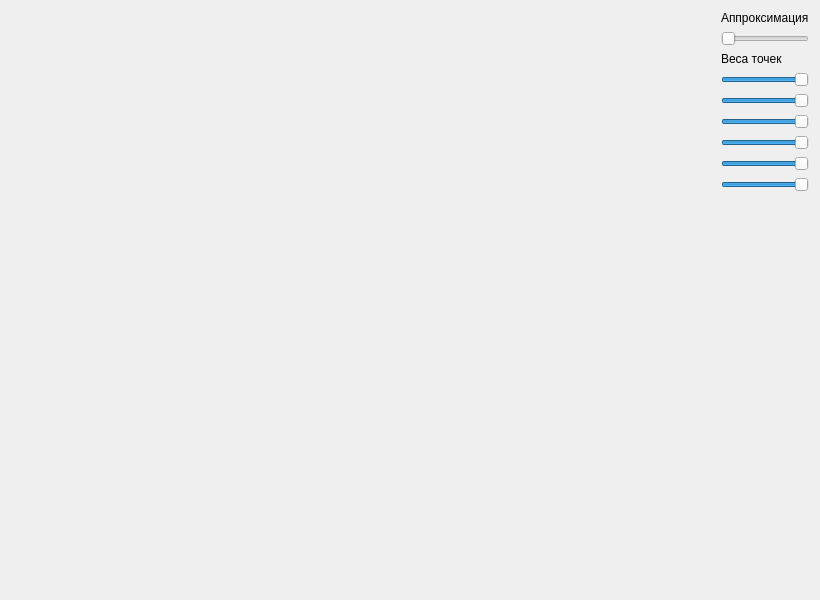
<?xml version="1.0" encoding="UTF-8"?>
<ui version="4.0">
 <class>MainWindow</class>
 <widget class="QMainWindow" name="MainWindow">
  <property name="windowModality">
   <enum>Qt::ApplicationModal</enum>
  </property>
  <property name="geometry">
   <rect>
    <x>0</x>
    <y>0</y>
    <width>820</width>
    <height>600</height>
   </rect>
  </property>
  <property name="windowTitle">
   <string>MainWindow</string>
  </property>
  <property name="styleSheet">
   <string notr="true"/>
  </property>
  <widget class="QWidget" name="centralWidget">
   <property name="mouseTracking">
    <bool>false</bool>
   </property>
   <layout class="QHBoxLayout" name="horizontalLayout">
    <item>
     <layout class="QGridLayout" name="gridLayout">
      <item row="0" column="1">
       <widget class="QLabel" name="label">
        <property name="text">
         <string>Аппроксимация</string>
        </property>
       </widget>
      </item>
      <item row="1" column="1">
       <widget class="QSlider" name="horizontalSlider">
        <property name="enabled">
         <bool>true</bool>
        </property>
        <property name="sizePolicy">
         <sizepolicy hsizetype="Minimum" vsizetype="Fixed">
          <horstretch>0</horstretch>
          <verstretch>0</verstretch>
         </sizepolicy>
        </property>
        <property name="minimum">
         <number>1</number>
        </property>
        <property name="maximum">
         <number>30</number>
        </property>
        <property name="orientation">
         <enum>Qt::Horizontal</enum>
        </property>
       </widget>
      </item>
      <item row="3" column="1">
       <widget class="QSlider" name="point1">
        <property name="sizePolicy">
         <sizepolicy hsizetype="Minimum" vsizetype="Fixed">
          <horstretch>0</horstretch>
          <verstretch>0</verstretch>
         </sizepolicy>
        </property>
        <property name="minimum">
         <number>1</number>
        </property>
        <property name="maximum">
         <number>1000</number>
        </property>
        <property name="sliderPosition">
         <number>1000</number>
        </property>
        <property name="orientation">
         <enum>Qt::Horizontal</enum>
        </property>
       </widget>
      </item>
      <item row="4" column="1">
       <widget class="QSlider" name="point2">
        <property name="sizePolicy">
         <sizepolicy hsizetype="Minimum" vsizetype="Fixed">
          <horstretch>0</horstretch>
          <verstretch>0</verstretch>
         </sizepolicy>
        </property>
        <property name="minimum">
         <number>1</number>
        </property>
        <property name="maximum">
         <number>1000</number>
        </property>
        <property name="sliderPosition">
         <number>1000</number>
        </property>
        <property name="orientation">
         <enum>Qt::Horizontal</enum>
        </property>
       </widget>
      </item>
      <item row="2" column="1">
       <widget class="QLabel" name="label_2">
        <property name="text">
         <string>Веса точек</string>
        </property>
       </widget>
      </item>
      <item row="9" column="1">
       <spacer name="verticalSpacer">
        <property name="orientation">
         <enum>Qt::Vertical</enum>
        </property>
        <property name="sizeHint" stdset="0">
         <size>
          <width>20</width>
          <height>40</height>
         </size>
        </property>
       </spacer>
      </item>
      <item row="0" column="0" rowspan="10">
       <widget class="GLWidget" name="widget" native="true">
        <property name="sizePolicy">
         <sizepolicy hsizetype="Expanding" vsizetype="Expanding">
          <horstretch>0</horstretch>
          <verstretch>0</verstretch>
         </sizepolicy>
        </property>
        <property name="mouseTracking">
         <bool>false</bool>
        </property>
       </widget>
      </item>
      <item row="5" column="1">
       <widget class="QSlider" name="point3">
        <property name="sizePolicy">
         <sizepolicy hsizetype="Minimum" vsizetype="Fixed">
          <horstretch>0</horstretch>
          <verstretch>0</verstretch>
         </sizepolicy>
        </property>
        <property name="minimum">
         <number>1</number>
        </property>
        <property name="maximum">
         <number>1000</number>
        </property>
        <property name="sliderPosition">
         <number>1000</number>
        </property>
        <property name="orientation">
         <enum>Qt::Horizontal</enum>
        </property>
       </widget>
      </item>
      <item row="6" column="1">
       <widget class="QSlider" name="point4">
        <property name="sizePolicy">
         <sizepolicy hsizetype="Minimum" vsizetype="Fixed">
          <horstretch>0</horstretch>
          <verstretch>0</verstretch>
         </sizepolicy>
        </property>
        <property name="minimum">
         <number>1</number>
        </property>
        <property name="maximum">
         <number>1000</number>
        </property>
        <property name="sliderPosition">
         <number>1000</number>
        </property>
        <property name="orientation">
         <enum>Qt::Horizontal</enum>
        </property>
       </widget>
      </item>
      <item row="7" column="1">
       <widget class="QSlider" name="point5">
        <property name="sizePolicy">
         <sizepolicy hsizetype="Minimum" vsizetype="Fixed">
          <horstretch>0</horstretch>
          <verstretch>0</verstretch>
         </sizepolicy>
        </property>
        <property name="minimum">
         <number>1</number>
        </property>
        <property name="maximum">
         <number>1000</number>
        </property>
        <property name="sliderPosition">
         <number>1000</number>
        </property>
        <property name="orientation">
         <enum>Qt::Horizontal</enum>
        </property>
       </widget>
      </item>
      <item row="8" column="1">
       <widget class="QSlider" name="point6">
        <property name="sizePolicy">
         <sizepolicy hsizetype="Minimum" vsizetype="Fixed">
          <horstretch>0</horstretch>
          <verstretch>0</verstretch>
         </sizepolicy>
        </property>
        <property name="minimum">
         <number>1</number>
        </property>
        <property name="maximum">
         <number>1000</number>
        </property>
        <property name="sliderPosition">
         <number>1000</number>
        </property>
        <property name="orientation">
         <enum>Qt::Horizontal</enum>
        </property>
       </widget>
      </item>
     </layout>
    </item>
   </layout>
  </widget>
 </widget>
 <layoutdefault spacing="6" margin="11"/>
 <customwidgets>
  <customwidget>
   <class>GLWidget</class>
   <extends>QWidget</extends>
   <header>glwidget.h</header>
   <container>1</container>
   <slots>
    <slot>changeType(QString)</slot>
    <slot>changeShapePicture(QString)</slot>
    <slot>changeX(int)</slot>
    <slot>changeY(int)</slot>
    <slot>changeWidth(int)</slot>
    <slot>changeHeight(int)</slot>
    <slot>changeFunc(int)</slot>
    <slot>changeRef(int)</slot>
    <slot>changeSfactor(QString)</slot>
    <slot>changeDfactor(QString)</slot>
    <slot>lodChanged(int)</slot>
    <slot>changeWeight1(int)</slot>
    <slot>changeWeight2(int)</slot>
    <slot>changeWeight3(int)</slot>
    <slot>changeWeight4(int)</slot>
    <slot>changeWeight5(int)</slot>
    <slot>changeWeight6(int)</slot>
   </slots>
  </customwidget>
 </customwidgets>
 <resources/>
 <connections>
  <connection>
   <sender>horizontalSlider</sender>
   <signal>sliderMoved(int)</signal>
   <receiver>widget</receiver>
   <slot>lodChanged(int)</slot>
   <hints>
    <hint type="sourcelabel">
     <x>767</x>
     <y>39</y>
    </hint>
    <hint type="destinationlabel">
     <x>364</x>
     <y>299</y>
    </hint>
   </hints>
  </connection>
  <connection>
   <sender>point1</sender>
   <signal>sliderMoved(int)</signal>
   <receiver>widget</receiver>
   <slot>changeWeight1(int)</slot>
   <hints>
    <hint type="sourcelabel">
     <x>767</x>
     <y>86</y>
    </hint>
    <hint type="destinationlabel">
     <x>364</x>
     <y>299</y>
    </hint>
   </hints>
  </connection>
  <connection>
   <sender>point2</sender>
   <signal>sliderMoved(int)</signal>
   <receiver>widget</receiver>
   <slot>changeWeight2(int)</slot>
   <hints>
    <hint type="sourcelabel">
     <x>767</x>
     <y>114</y>
    </hint>
    <hint type="destinationlabel">
     <x>364</x>
     <y>299</y>
    </hint>
   </hints>
  </connection>
  <connection>
   <sender>point3</sender>
   <signal>sliderMoved(int)</signal>
   <receiver>widget</receiver>
   <slot>changeWeight3(int)</slot>
   <hints>
    <hint type="sourcelabel">
     <x>767</x>
     <y>142</y>
    </hint>
    <hint type="destinationlabel">
     <x>364</x>
     <y>299</y>
    </hint>
   </hints>
  </connection>
  <connection>
   <sender>point4</sender>
   <signal>sliderMoved(int)</signal>
   <receiver>widget</receiver>
   <slot>changeWeight4(int)</slot>
   <hints>
    <hint type="sourcelabel">
     <x>767</x>
     <y>170</y>
    </hint>
    <hint type="destinationlabel">
     <x>364</x>
     <y>299</y>
    </hint>
   </hints>
  </connection>
  <connection>
   <sender>point5</sender>
   <signal>sliderMoved(int)</signal>
   <receiver>widget</receiver>
   <slot>changeWeight5(int)</slot>
   <hints>
    <hint type="sourcelabel">
     <x>767</x>
     <y>198</y>
    </hint>
    <hint type="destinationlabel">
     <x>364</x>
     <y>299</y>
    </hint>
   </hints>
  </connection>
  <connection>
   <sender>point6</sender>
   <signal>sliderMoved(int)</signal>
   <receiver>widget</receiver>
   <slot>changeWeight6(int)</slot>
   <hints>
    <hint type="sourcelabel">
     <x>767</x>
     <y>226</y>
    </hint>
    <hint type="destinationlabel">
     <x>364</x>
     <y>299</y>
    </hint>
   </hints>
  </connection>
 </connections>
 <slots>
  <slot>lodChanged(int)</slot>
 </slots>
</ui>
